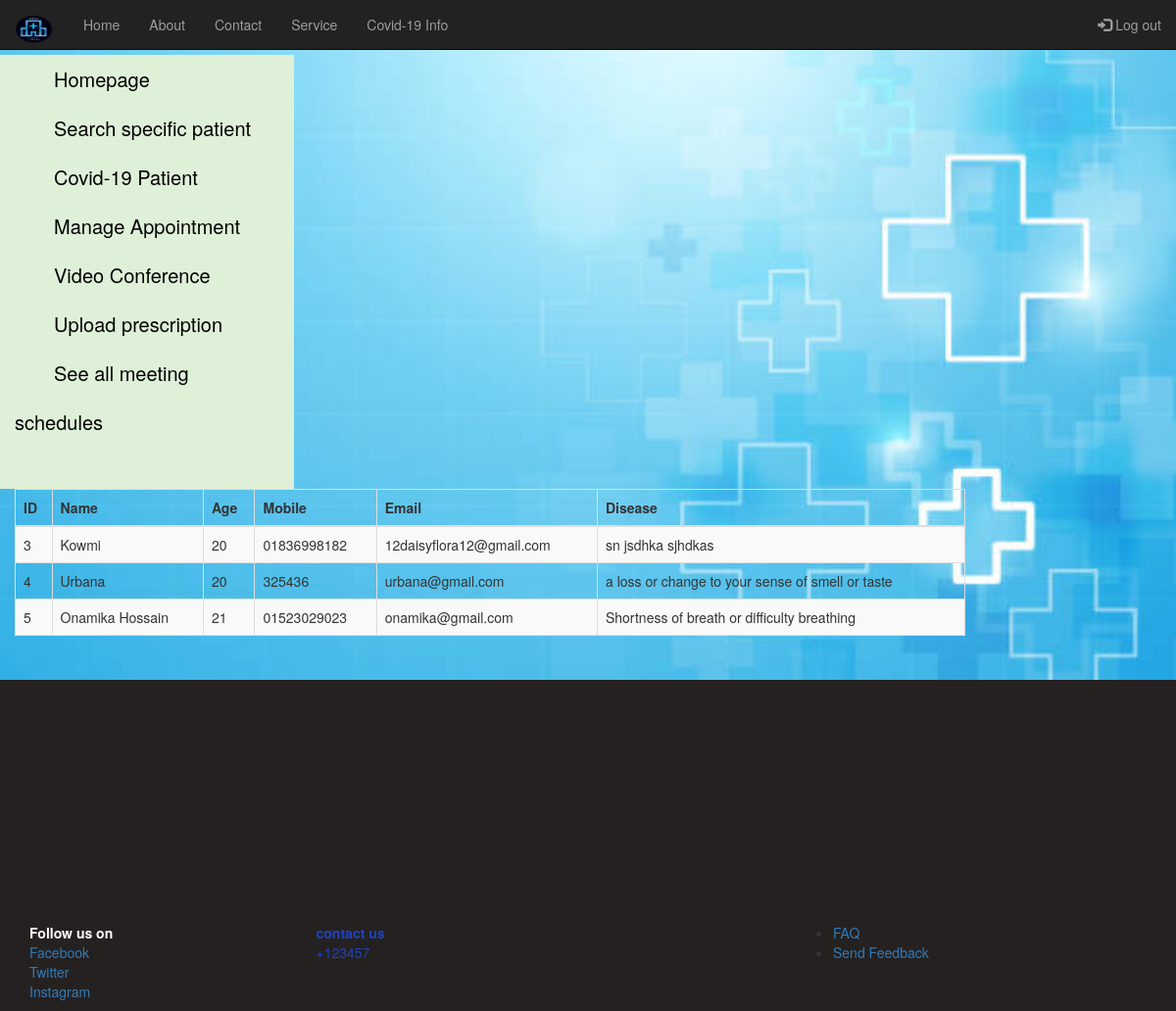
Page /showPatientList.php (signed in) on the committed database.
### tables this page shows
CREATE TABLE `disease` (
  `id` int(11) NOT NULL,
  `patient_id` int(11) NOT NULL,
  `patient_name` varchar(255) NOT NULL,
  `patient_phn` varchar(255) NOT NULL,
  `disease` text NOT NULL,
  `address` varchar(255) NOT NULL,
  `time` timestamp NOT NULL DEFAULT current_timestamp()
);

CREATE TABLE `register` (
  `id` int(11) NOT NULL,
  `Name` varchar(255) NOT NULL,
  `Age` int(11) NOT NULL,
  `Phone_number` varchar(255) NOT NULL,
  `Email` varchar(255) NOT NULL,
  `Password` varchar(255) NOT NULL,
  `token` varchar(255) NOT NULL,
  `status` varchar(100) NOT NULL
);

### showPatientList.php (the view, shortened to what this page needs)
<?php
     $conn = mysqli_connect('localhost','root','','hospital_management_system');
     $sql= "SELECT * FROM register,disease WHERE register.id=disease.patient_id AND register.status='active' ";
     $result = mysqli_query($conn, $sql);
 ?>
<!DOCTYPE html>
<html lang="en">
<head>
  <link rel="stylesheet" href="https://maxcdn.bootstrapcdn.com/bootstrap/3.4.1/css/bootstrap.min.css">
  <link rel="stylesheet" href="showPatientList2.css">
</head>
<body>
<nav class="navbar navbar-inverse navbar-fixed-top">
  <div class="container-fluid">
    <div class="navbar-header">
      <a class="navbar-brand" href="hospital_demo1.html">
        <img src="image/brand.png" alt="Hospital logo" width="40px" height="30px">
      </a>
    </div>
    <ul class="nav navbar-nav">
      <li><a href="index.php">Home</a></li>
      <li><a href="aboutUs.php">About</a></li>
      <li><a href="contact.php">Contact</a></li>
      <li><a href="service.php">Service</a></li>
      <li><a href="covidInfo.php">Covid-19 Info</a></li>
    </ul>
    <ul class="nav navbar-nav navbar-right">
       <li> <a href="logout.php"> <span class="glyphicon glyphicon-log-in"></span> Log out </a>  </li>
    </ul>
  </div>
</nav>
<div class="mainbody">
  <div class="container-fluid">
    <div class="row">
      <br><br>
      <div id="sidebar" class="col-md-3 bg-success">
        <ul class="list-unstyled">
          <li> <a id="option2" href="homepageDoctor.php">Homepage</a> </li>
          <li> <a id="option1" href="searchPatient.php">Search specific patient</a> </li>
          <li> <a id="option2" href="covidPatientforDoc.php">Covid-19 Patient</a> </li>
          <li> <a id="option3" href="manageAppointmentDoctor.php">Manage Appointment</a> </li>
          <li> <a id="option5" href="videoConfaDoctor.php">Video Conference</a> </li>
          <li> <a id="option1" href="uploadPrescription.php">Upload prescription</a> </li>
            <li> <a id="option1" href="seeAllMeetings.php">See all meeting schedules</a> </li>
        </ul>
      </div>
      <div class="col-md-9 Table">
        <table class="table table-bordered table-hover table-striped">
          <thead>
            <tr>
            <th>ID </th>
            <th>Name </th>
            <th>Age</th>
            <th>Mobile</th>
            <th>Email</th>
            <th>Disease</th>
          </tr>
          </thead>
          <tbody>
              <?php while($row= mysqli_fetch_array($result)) { ?>
            <tr>
              <td> <?php echo $row['patient_id'] ?> </td>
              <td><?php echo $row['Name'] ?></td>
              <td><?php echo $row['Age'] ?></td>
              <td><?php echo $row['Phone_number'] ?></td>
              <td><?php echo $row['Email'] ?></td>
              <td><?php echo $row['disease'] ?></td>
            </tr>
          <?php } ?>
          </tbody>
        </table>
      </div>
    </div>
  </div>
</div>
<div class="footer">
  <div class="container-fluid">
    <div class="container">
      <div class="row">
        <div class="col-md-3">
          <strong>Follow us on</strong> <br>
          <ul class="list-unstyled">
            <li> <a href="https://web.facebook.com/morsalina.kowmi/"> Facebook</a> </li>
            <li> <a href="#"> Twitter</a> </li>
            <li> <a href="#"> Instagram</a> </li>
          </ul>
        </div>
        <div class="col-md-5">
          <strong>contact us </strong> <br>
          +123457 <br>
      </div>
      <div class="col-md-4">
        <ul>
          <li> <a href="FAQ.php"> FAQ </a> </li>
          <li> <a href="#">Send Feedback</a> </li>
        </ul>
      </div>
    </div>
  </div>
</div>
</div>
</body>
</html>

### showPatientList2.css (style rules this page uses)
.mainbody { background-image: url(image/back_hos.jpg); width: 100%; height: calc(100vh - 106px); display: block; background-size: cover; background-repeat: no-repeat; }
#sidebar { height: 443px; }
#option1 { font-size: 20px; font-weight: 200; color: black; line-height: 50px; margin-left: 40px; margin-top: 30px; margin-bottom: 70px; }
#option2 { font-size: 20px; font-weight: 200; color: black; line-height: 50px; margin-left: 40px; margin-top: 30px; margin-bottom: 70px; }
#option3 { font-size: 20px; font-weight: 200; color: black; line-height: 50px; margin-left: 40px; margin-top: 30px; margin-bottom: 70px; }
#option5 { font-size: 20px; font-weight: 200; color: black; line-height: 50px; margin-left: 40px; margin-top: 30px; margin-bottom: 70px; }
.Table { overflow-y: scroll; width: 1000px; height: 443px; }
.footer { background-color: #252121; }
.row { margin-top: 16px; }
.col-md-3 { color:white; }
.col-md-5 { color: #1E44C0; }

### rows in the picture
disease: patient "3", patient.Name "Kowmi", patient.Age "20", patient.Phone_number "01836998182", patient.Email "12daisyflora12@gmail.com", disease "sn jsdhka sjhdkas"
disease: patient "4", patient.Name "Urbana", patient.Age "20", patient.Phone_number "325436", patient.Email "urbana@gmail.com", disease "a loss or change to your sense of smell or taste"
disease: patient "5", patient.Name "Onamika Hossain", patient.Age "21", patient.Phone_number "01523029023", patient.Email "onamika@gmail.com", disease "Shortness of breath or difficulty breathing"
